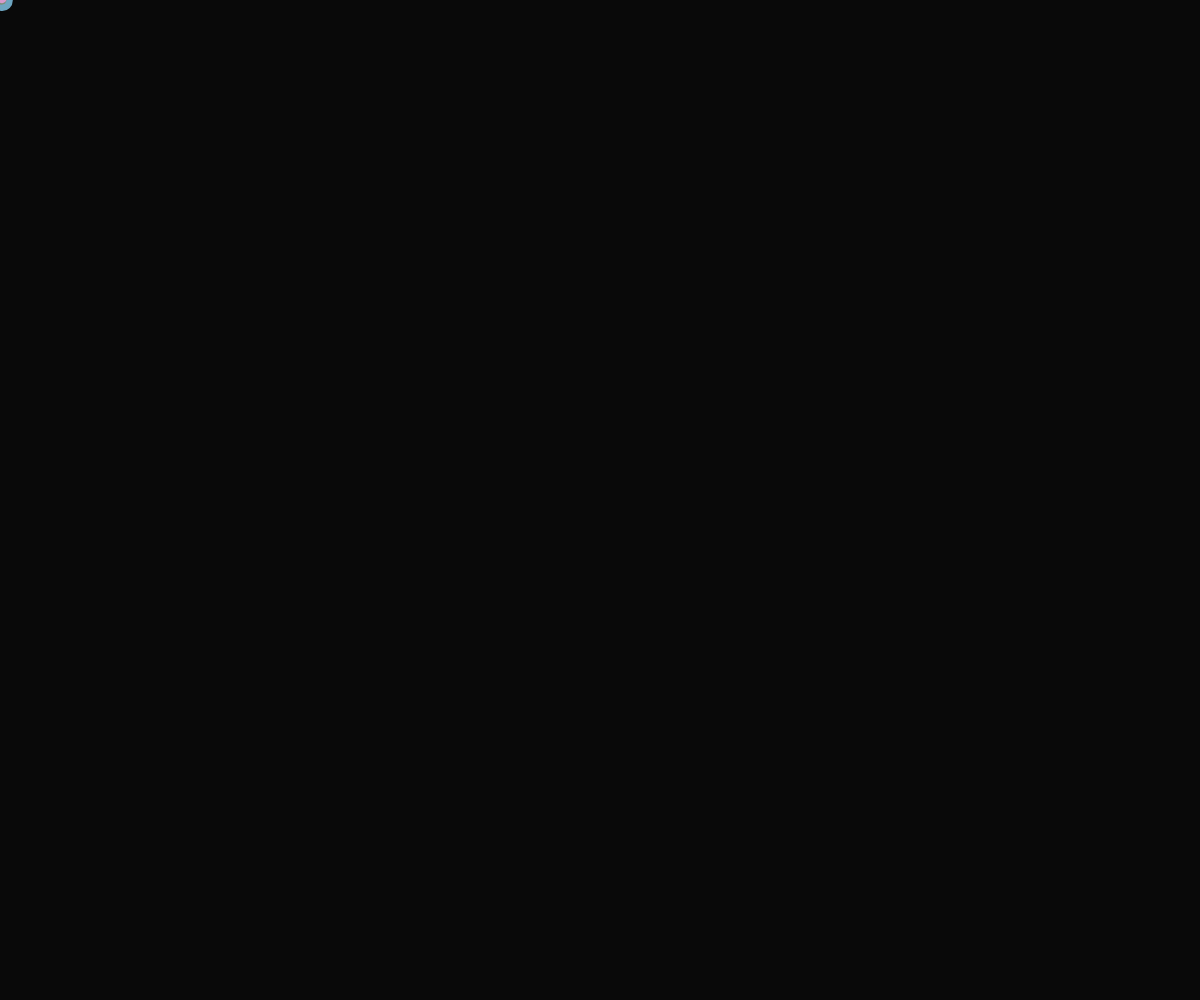
Frame 1 (no input)
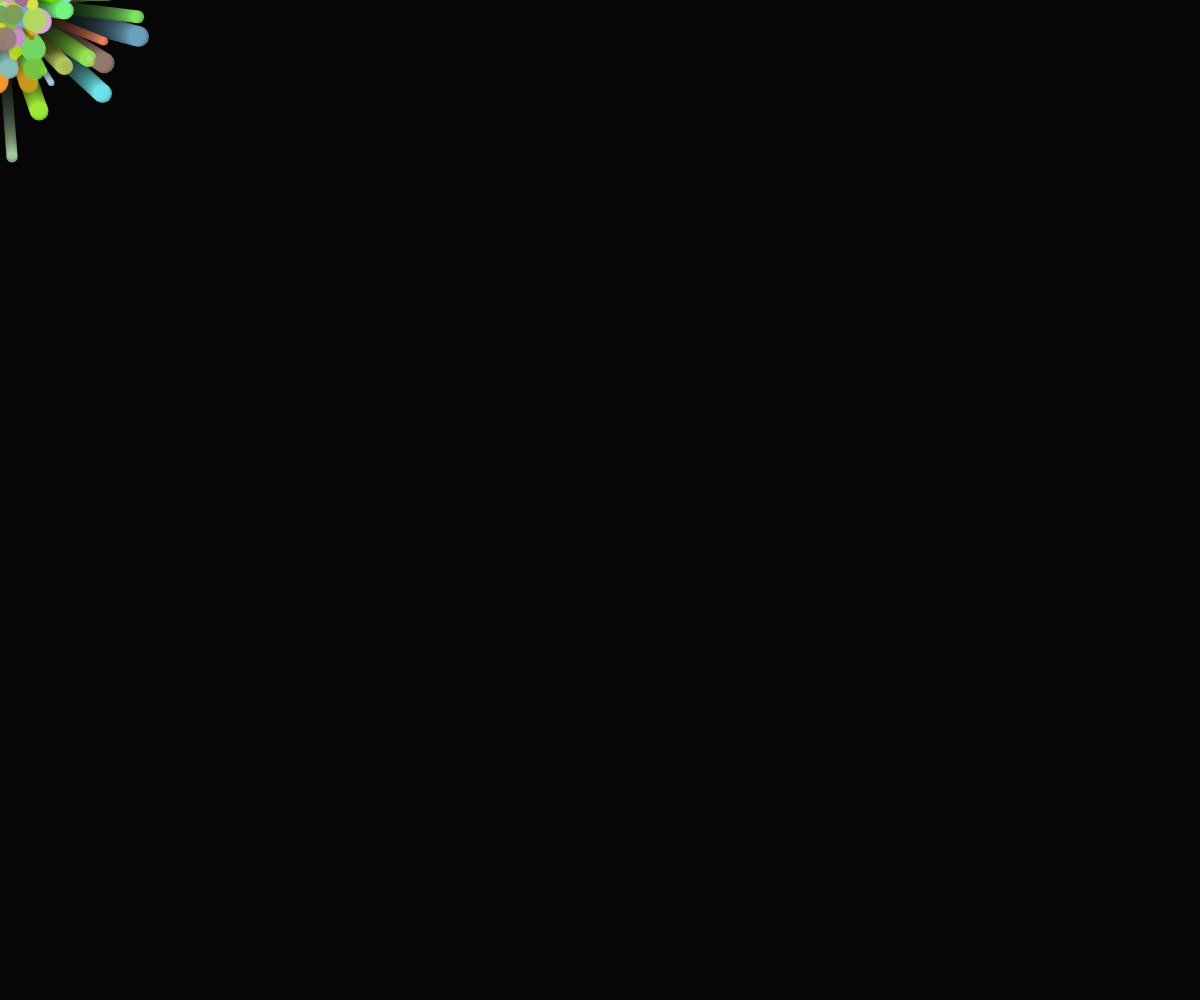
Frame 60 (no input)
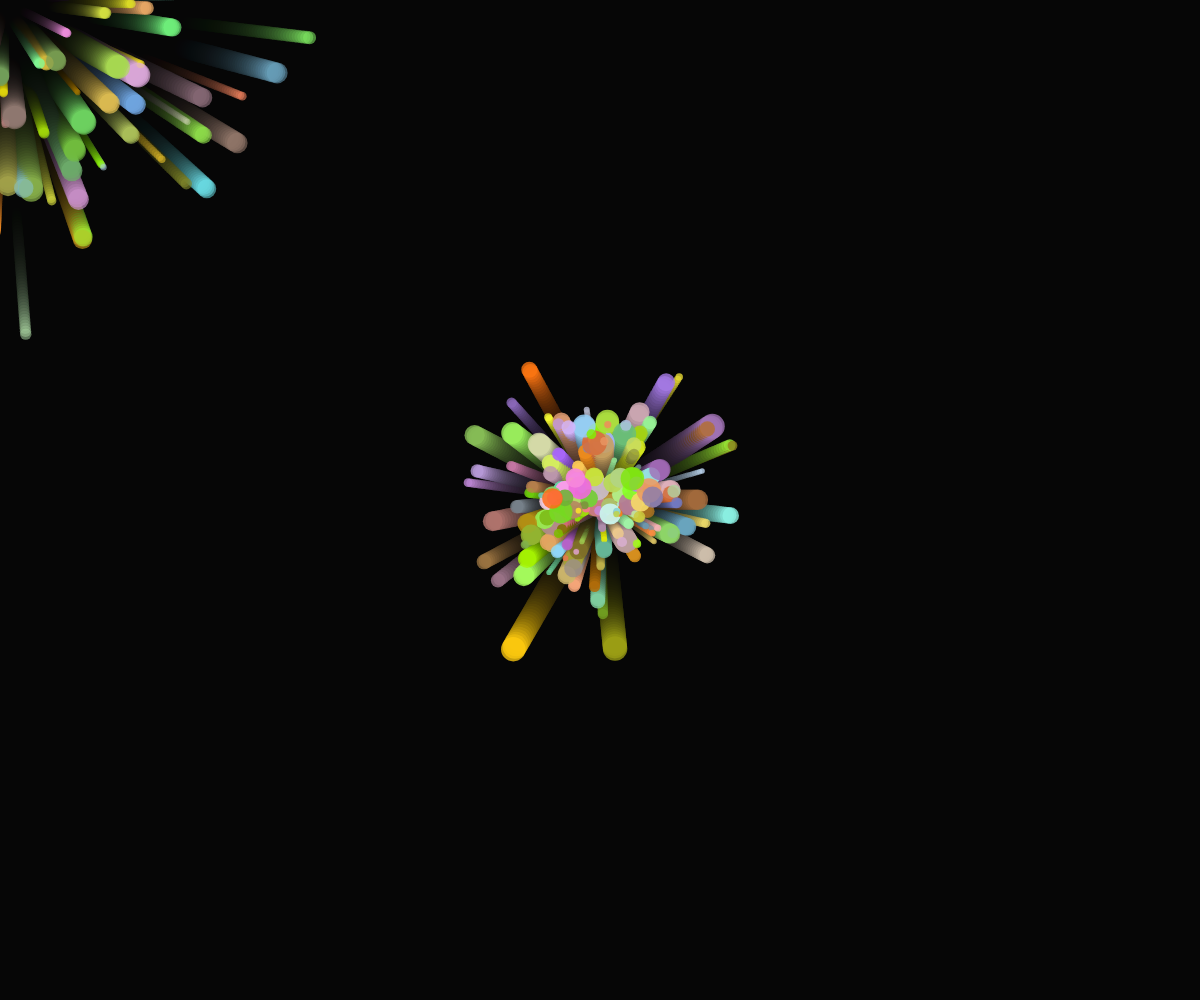
Frame 120 (the mouse pressed at the canvas centre since frame 60)

The p5.js sketch that drew these frames (run headless with seeded random() and noise() and a simulated clock; from frame 60 on, the mouse is pressed at the canvas centre):

// p5.js sketch
// ── sketch.js
let particles = [];

function setup() {
  createCanvas(windowWidth, windowHeight);
  background(10);
  noStroke();
}

function draw() {
  fill(10, 10, 10, 20); 
  rect(0, 0, width, height);

  // Generating the new particles along with the mouse movement
  for (let i = 0; i < 3; i++) {
    let p = new Particle(mouseX, mouseY);
    particles.push(p);
  }

  for (let i = particles.length - 1; i >= 0; i--) {
    particles[i].update();
    particles[i].show();
    if (particles[i].finished()) {
      particles.splice(i, 1);
    }
  }
}

class Particle {
  constructor(x, y) {
    this.pos = createVector(x, y);
    this.vel = p5.Vector.random2D().mult(random(1, 3));
    this.acc = createVector(0, 0);
    this.lifetime = 255;
    this.size = random(5, 25);
    this.color = color(random(100, 255), random(100, 255), random(255));
  }

  applyForce(force) {
    this.acc.add(force);
  }

  update() {
    this.vel.add(this.acc);
    this.pos.add(this.vel);
    this.acc.mult(0);
    this.lifetime -= 1; 
  }

  finished() {
    return this.lifetime < 0;
  }

  show() {
    this.color.setAlpha(this.lifetime);
    fill(this.color);
    ellipse(this.pos.x, this.pos.y, this.size);
  }
}

function windowResized() {
  resizeCanvas(windowWidth, windowHeight);
}
